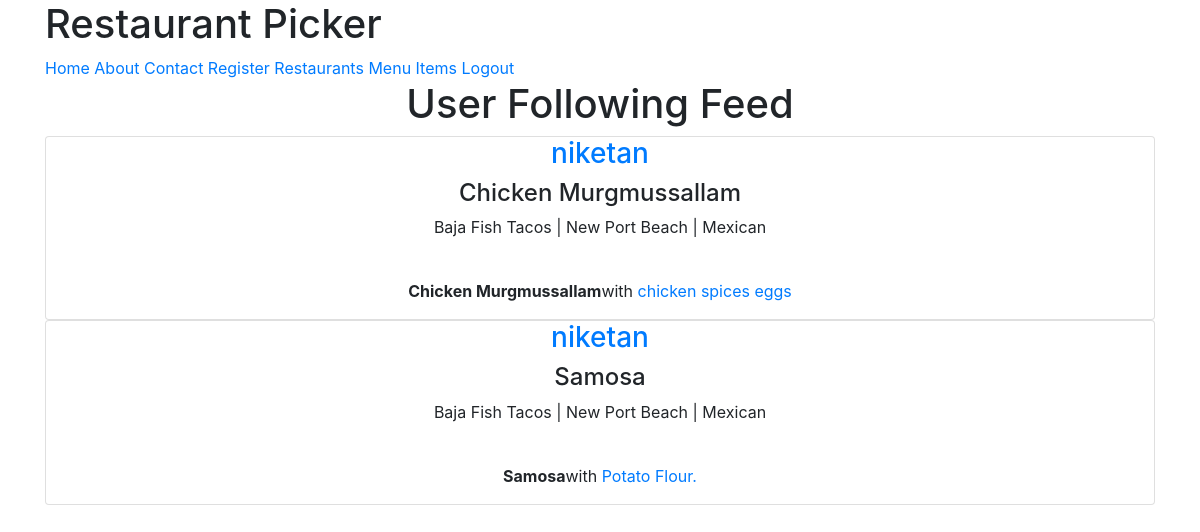
Screenshot of / (signed in) with the database file from the repository.
### menus/models.py (models this page shows, shortened)
class Item(models.Model):
    user    = models.ForeignKey(User, on_delete=models.CASCADE)
    restaurant = models.ForeignKey(RestaurantLocation, on_delete=models.CASCADE)
    name = models.CharField(max_length = 120)
    contents  = models.TextField(help_text='Separate each item by comma')
    excludes  = models.TextField(
        blank=True,
        null=True,
        help_text='Separate each item by comma'
    )
    public = models.BooleanField(default=True)
    timestamp   = models.DateTimeField(auto_now_add=True)
    updated     = models.DateTimeField(auto_now=True)
    class Meta:
        ordering = ['-updated','-timestamp']
    def get_contents(self):
        return self.contents.split(",")

### restaurants/models.py (models this page shows, shortened)
class RestaurantLocation(models.Model):
    owner       = models.ForeignKey(
                    User,
                    on_delete = models.CASCADE,
                )
    name        = models.CharField(max_length = 120)
    location    = models.CharField(max_length = 120, null=True, blank=True)
    category    = models.CharField(max_length = 120, null=True, blank=True,validators=[validate_category])
    timestamp   = models.DateTimeField(auto_now_add=True, null=True)
    updated     = models.DateTimeField(auto_now=True)
    slug        = models.SlugField(null=True, blank=True)
    objects = RestaurantLocationManager() #Model.objects.all()
    @property
    def title(self):
        return self.name

### menus/views.py (the view)
# urls.py: path('',HomeView.as_view(),name='home'),
class HomeView(View):
    def get(self,request,*args,**kwargs):
        if not request.user.is_authenticated:
            return render(request,'home.html',{})
        user = request.user
        is_following_user_ids = [x.user.id for x in user.is_following.all()]
        qs = Item.objects.filter(user__id__in=is_following_user_ids,public=True).order_by("-updated")[:3]
        return render(request,'menus/home-feed.html',{'object_list':qs})

### menus/templates/menus/home-feed.html
{% extends 'base.html'%}
{% block content %}
<div class="row">
  <div class="col-sm-12 text-center col-sm-offset-3">
    <h1>User Following Feed</h1>
  {% for obj in object_list %}
      <div class="card card-default">
        <h3><a href="{%url 'profiles:detail' username=obj.user.username%}">
          {{obj.user.username}}</a></h3>
          <h4>{{ obj.name }}</h4>
          <p>{{obj.restaurant.title}} | {{ obj.restaurant.location }} | {{ obj.restaurant.category }}</p>
        <br>
        <p><b>{{obj.name}}</b>with
        {% for ing in obj.get_contents%}
        <a href="{{request.path}}?q={{ing}}">{{ ing }}</a>
        {% endfor%}</p>
        </div>
{% endfor %}
</div>
</div>
{% endblock %}

### rows the page displays
Item: user.username "niketan", name "Chicken Murgmussallam", restaurant "Baja Fish Tacos", restaurant.location "New Port Beach", restaurant.category "Mexican", get_contents "chicken" "spices" "eggs"
Item: user.username "niketan", name "Samosa", restaurant "Baja Fish Tacos", restaurant.location "New Port Beach", restaurant.category "Mexican", get_contents "Potato" "Flour."
